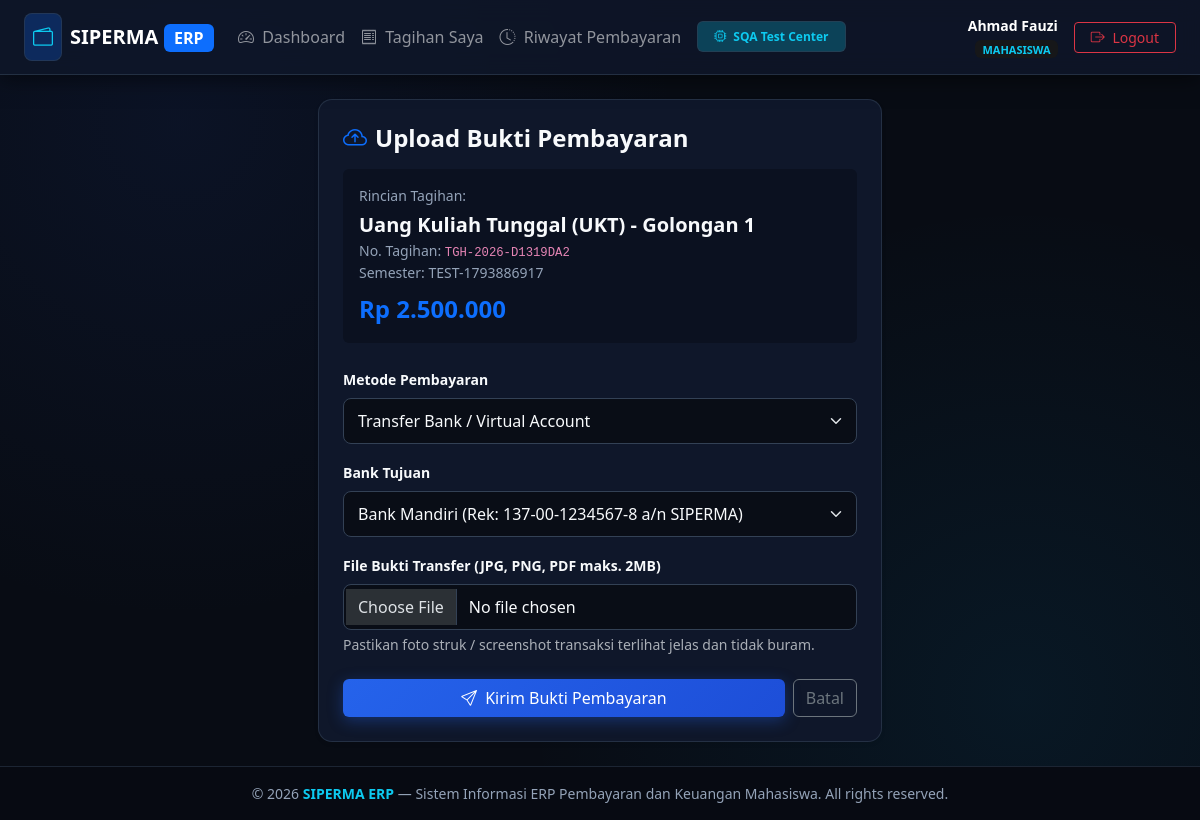
/mahasiswa/upload?tagihan_id=6 (signed in), run on an earlier commit of the app's database.
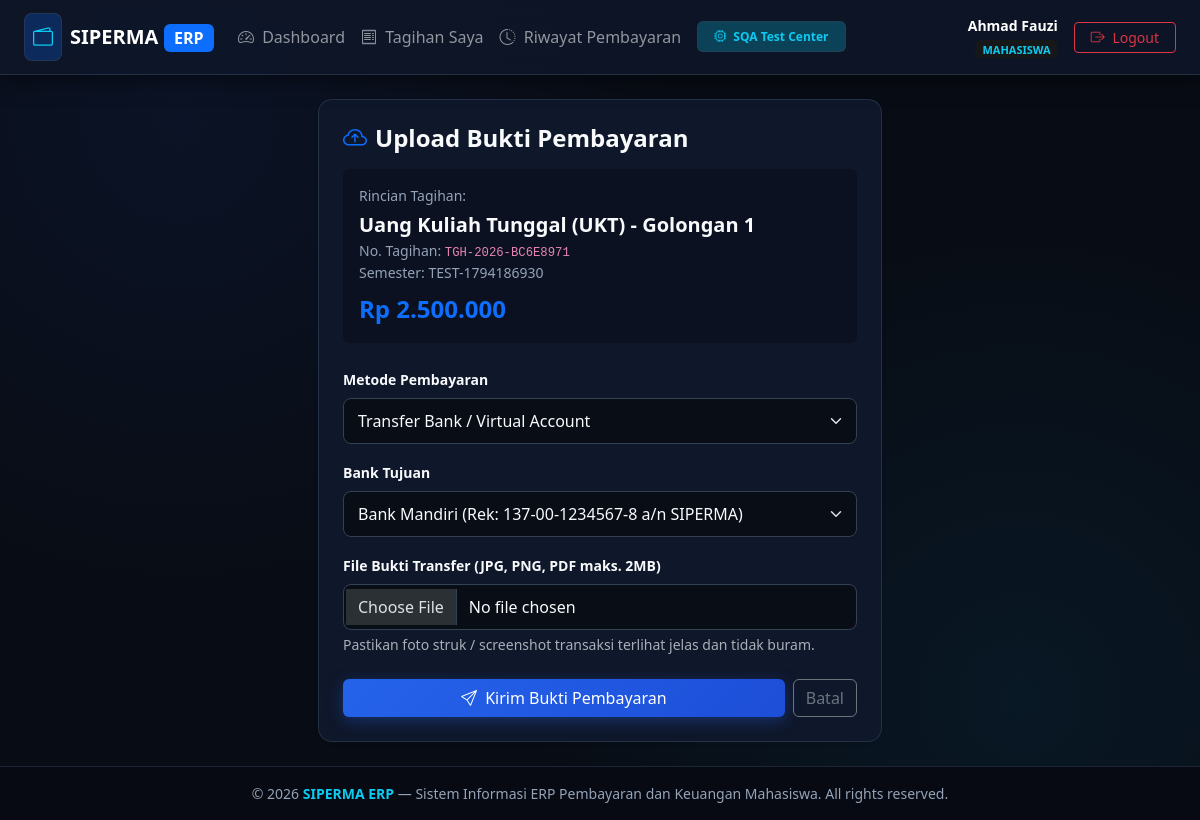
And on a later commit of the database.
### tables this page shows
CREATE TABLE tagihan (
    id INTEGER PRIMARY KEY AUTOINCREMENT,
    nomor_tagihan VARCHAR(50) UNIQUE NOT NULL,
    mahasiswa_id INTEGER NOT NULL,
    jenis_biaya_id INTEGER NOT NULL,
    semester VARCHAR(20) NOT NULL,
    nominal DECIMAL(12,2) NOT NULL,
    tanggal_terbit DATE NOT NULL,
    tanggal_jatuh_tempo DATE NOT NULL,
    status VARCHAR(20) DEFAULT 'belum_bayar' CHECK(status IN ('belum_bayar', 'menunggu_verifikasi', 'lunas', 'ditolak', 'dibatalkan')),
    created_at DATETIME DEFAULT CURRENT_TIMESTAMP,
    FOREIGN KEY (mahasiswa_id) REFERENCES mahasiswa(id) ON DELETE CASCADE,
    FOREIGN KEY (jenis_biaya_id) REFERENCES jenis_biaya(id) ON DELETE RESTRICT
);

CREATE TABLE jenis_biaya (
    id INTEGER PRIMARY KEY AUTOINCREMENT,
    kode VARCHAR(20) UNIQUE NOT NULL,
    nama VARCHAR(100) NOT NULL,
    nominal_default DECIMAL(12,2) NOT NULL,
    keterangan TEXT,
    status VARCHAR(20) DEFAULT 'aktif' CHECK(status IN ('aktif', 'nonaktif')),
    created_at DATETIME DEFAULT CURRENT_TIMESTAMP
);

### src/Views/mahasiswa/upload.php (the view, shortened to what this page needs)
<?php $pageTitle = 'Upload Bukti Pembayaran'; require_once __DIR__ . '/../layouts/header.php'; ?>
<div class="row justify-content-center">
    <div class="col-md-8 col-lg-6">
        <div class="card card-custom p-4 bg-white shadow-sm">
            <h4 class="fw-bold mb-3"><i class="bi bi-cloud-arrow-up me-2 text-primary"></i>Upload Bukti Pembayaran</h4>
            <div class="card bg-light p-3 mb-4 border-0">
                <div class="small text-muted mb-1">Rincian Tagihan:</div>
                <div class="fw-bold fs-5 text-dark"><?= htmlspecialchars($tagihan['nama_biaya'] ?? 'Tagihan Kuliah') ?></div>
                <div class="text-muted small">No. Tagihan: <code><?= htmlspecialchars($tagihan['nomor_tagihan'] ?? '-') ?></code></div>
                <div class="text-muted small">Semester: <?= htmlspecialchars($tagihan['semester'] ?? '-') ?></div>
                <div class="fw-bold text-primary fs-4 mt-2">Rp <?= number_format($tagihan['nominal'] ?? 0, 0, ',', '.') ?></div>
            </div>
            <form action="/mahasiswa/upload" method="POST" enctype="multipart/form-data">
                <div class="mb-3">
                    <label class="form-label fw-semibold small">Metode Pembayaran</label>
                    <select name="metode_pembayaran" class="form-select" required>
                        <option value="Transfer Bank">Transfer Bank / Virtual Account</option>
                    </select>
                </div>
                <div class="mb-3">
                    <label class="form-label fw-semibold small">Bank Tujuan</label>
                    <select name="bank_tujuan" class="form-select" required>
                        <option value="Bank Mandiri">Bank Mandiri (Rek: 137-00-1234567-8 a/n SIPERMA)</option>
                    </select>
                </div>
                <div class="mb-4">
                    <label class="form-label fw-semibold small">File Bukti Transfer (JPG, PNG, PDF maks. 2MB)</label>
                    <input type="file" name="bukti_transfer" class="form-control" accept=".jpg,.jpeg,.png,.pdf" required>
                    <div class="form-text small">Pastikan foto struk / screenshot transaksi terlihat jelas dan tidak buram.</div>
                </div>
                <div class="d-flex gap-2">
                    <button type="submit" class="btn btn-primary flex-grow-1"><i class="bi bi-send me-1"></i> Kirim Bukti Pembayaran</button>
                    <a href="/mahasiswa/dashboard" class="btn btn-outline-secondary">Batal</a>
                </div>
            </form>
        </div>
    </div>
</div>
<?php require_once __DIR__ . '/../layouts/footer.php'; ?>

What changed in the data, as far as the page shows it:
changed tagihan "Uang Kuliah Tunggal (UKT) - Golongan 1": nomor_tagihan "TGH-2026-D1319DA2" → "TGH-2026-BC6E8971"; semester "TEST-1793886917" → "TEST-1794186930"
